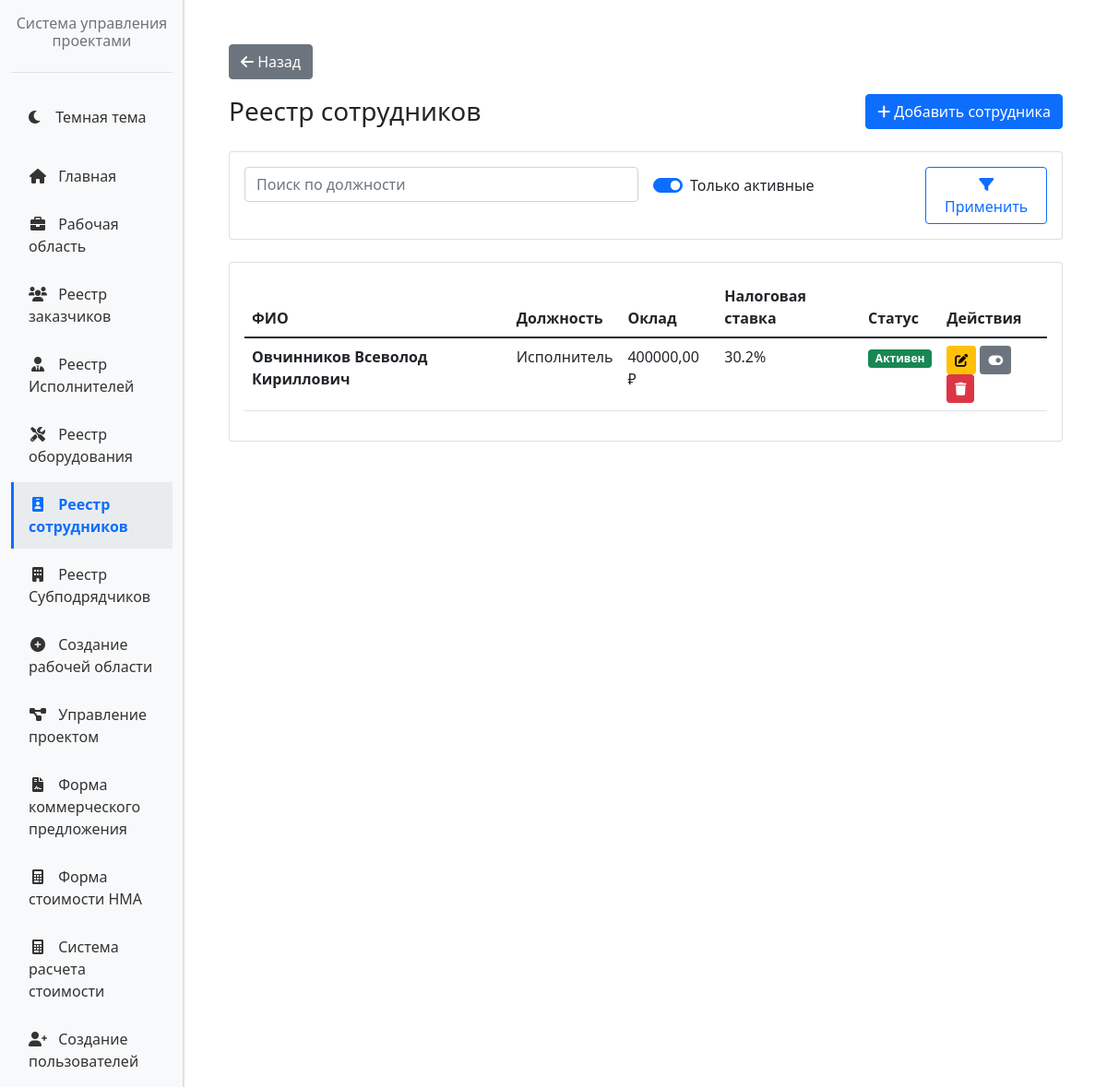
/employees/, run on the app's committed database.
### employees/models.py (models this page shows, shortened)
class Employee(models.Model):
    TAX_RATE_CHOICES = [
        ('30.2', '30.2% (стандартная)'),
        ('7.6', '7.6% (льготная)'),
    ]
    last_name = models.CharField(max_length=100, verbose_name='Фамилия')
    first_name = models.CharField(max_length=100, verbose_name='Имя')
    middle_name = models.CharField(max_length=100, blank=True, null=True, verbose_name='Отчество')
    position = models.CharField(max_length=200, verbose_name='Должность')
    salary = models.DecimalField(
        max_digits=10,
        decimal_places=2,
        verbose_name='Заработная плата в месяц',
        validators=[MinValueValidator(0)]
    )
    tax_rate = models.CharField(
        max_length=10,
        choices=TAX_RATE_CHOICES,
        default='30.2',
        verbose_name='Налоговая ставка (%)'
    )
    is_active = models.BooleanField(default=True, verbose_name='Активный сотрудник')
    created_at = models.DateTimeField(auto_now_add=True)
    updated_at = models.DateTimeField(auto_now=True)
    class Meta:
        verbose_name = 'Сотрудник'
        verbose_name_plural = 'Сотрудники'
        ordering = ['last_name', 'first_name']
    def get_full_name(self):
        parts = [self.last_name, self.first_name]
        if self.middle_name:
            parts.append(self.middle_name)
        return " ".join(parts)

### employees/views.py (the view, shortened to what this page needs)
# urls.py: path('', views.employee_list, name='employee_list'),
def employee_list(request):
    employees = Employee.objects.all()
    filter_form = EmployeeFilterForm(request.GET or None)
    context = {
        'employees': employees,
        'filter_form': filter_form,
    }
    return render(request, 'employees/employee_list.html', context)

### employees/forms.py
class EmployeeFilterForm(forms.Form):
    position = forms.CharField(
        required=False,
        widget=forms.TextInput(attrs={
            'class': 'form-control',
            'placeholder': 'Поиск по должности'
        }),
        label=''
    )
    active_only = forms.BooleanField(
        required=False,
        initial=True,
        widget=forms.CheckboxInput(attrs={'class': 'form-check-input'}),
        label='Только активные'
    )

### employees/templates/employees/employee_list.html (shortened to what this page needs)
{% extends 'base_with_sidebar.html' %}
{% load static %}
{% block main_content %}
<div class="container-fluid py-4">
    <div class="row mb-3">
        <div class="col-md-12">
            <a href="http://127.0.0.1:8000/home/" class="btn btn-secondary">
                <i class="fas fa-arrow-left"></i> Назад
            </a>
        </div>
    </div>
    <div class="d-flex justify-content-between align-items-center mb-4">
        <h1 class="h3 mb-0">Реестр сотрудников</h1>
        <a href="{% url 'employees:employee_create' %}" class="btn btn-primary">
            <i class="fas fa-plus"></i> Добавить сотрудника
        </a>
    </div>
    <div class="card mb-4">
        <div class="card-body">
            <form method="get" class="row g-3">
                <div class="col-md-6">
                    {{ filter_form.position }}
                </div>
                <div class="col-md-4">
                    <div class="form-check form-switch mt-2">
                        {{ filter_form.active_only }}
                        <label class="form-check-label" for="{{ filter_form.active_only.id_for_label }}">
                            Только активные
                        </label>
                    </div>
                </div>
                <div class="col-md-2">
                    <button type="submit" class="btn btn-outline-primary w-100">
                        <i class="fas fa-filter"></i> Применить
                    </button>
                </div>
            </form>
        </div>
    </div>
    <div class="card">
        <div class="card-body">
            <div class="table-responsive">
                <table class="table table-hover">
                    <thead>
                        <tr>
                            <th>ФИО</th>
                            <th>Должность</th>
                            <th>Оклад</th>
                            <th>Налоговая ставка</th>
                            <th>Статус</th>
                            <th>Действия</th>
                        </tr>
                    </thead>
                    <tbody>
                        {% for employee in employees %}
                        <tr>
                            <td>
                                <strong>{{ employee.get_full_name }}</strong>
                            </td>
                            <td>{{ employee.position }}</td>
                            <td>{{ employee.salary }} ₽</td>
                            <td>{{ employee.tax_rate }}%</td>
                            <td>
                                <span class="badge bg-{% if employee.is_active %}success{% else %}secondary{% endif %}">
                                    {% if employee.is_active %}Активен{% else %}Неактивен{% endif %}
                                </span>
                            </td>
                            <td>
                                <a href="{% url 'employees:employee_edit' employee.pk %}"
                                   class="btn btn-sm btn-warning" title="Редактировать">
                                    <i class="fas fa-edit"></i>
                                </a>
                                <form method="post" action="{% url 'employees:employee_toggle_active' employee.pk %}"
                                      class="d-inline">
                                    <button type="submit" class="btn btn-sm btn-secondary"
                                            title="{% if employee.is_active %}Деактивировать{% else %}Активировать{% endif %}">
                                        <i class="fas fa-{% if employee.is_active %}toggle-on{% else %}toggle-off{% endif %}"></i>
                                    </button>
                                </form>
                                <button type="button" class="btn btn-sm btn-danger"
                                        data-bs-toggle="modal"
                                        data-bs-target="#deleteModal{{ employee.pk }}"
                                        title="Удалить">
                                    <i class="fas fa-trash"></i>
                                </button>
                            </td>
                        </tr>
                        {% endfor %}
                    </tbody>
                </table>
            </div>
        </div>
    </div>
</div>
{% endblock %}

### data on the page
Employee: get_full_name "Овчинников Всеволод Кириллович", position "Исполнитель", salary "400000,00", tax_rate "30.2", is_active "Активен"
